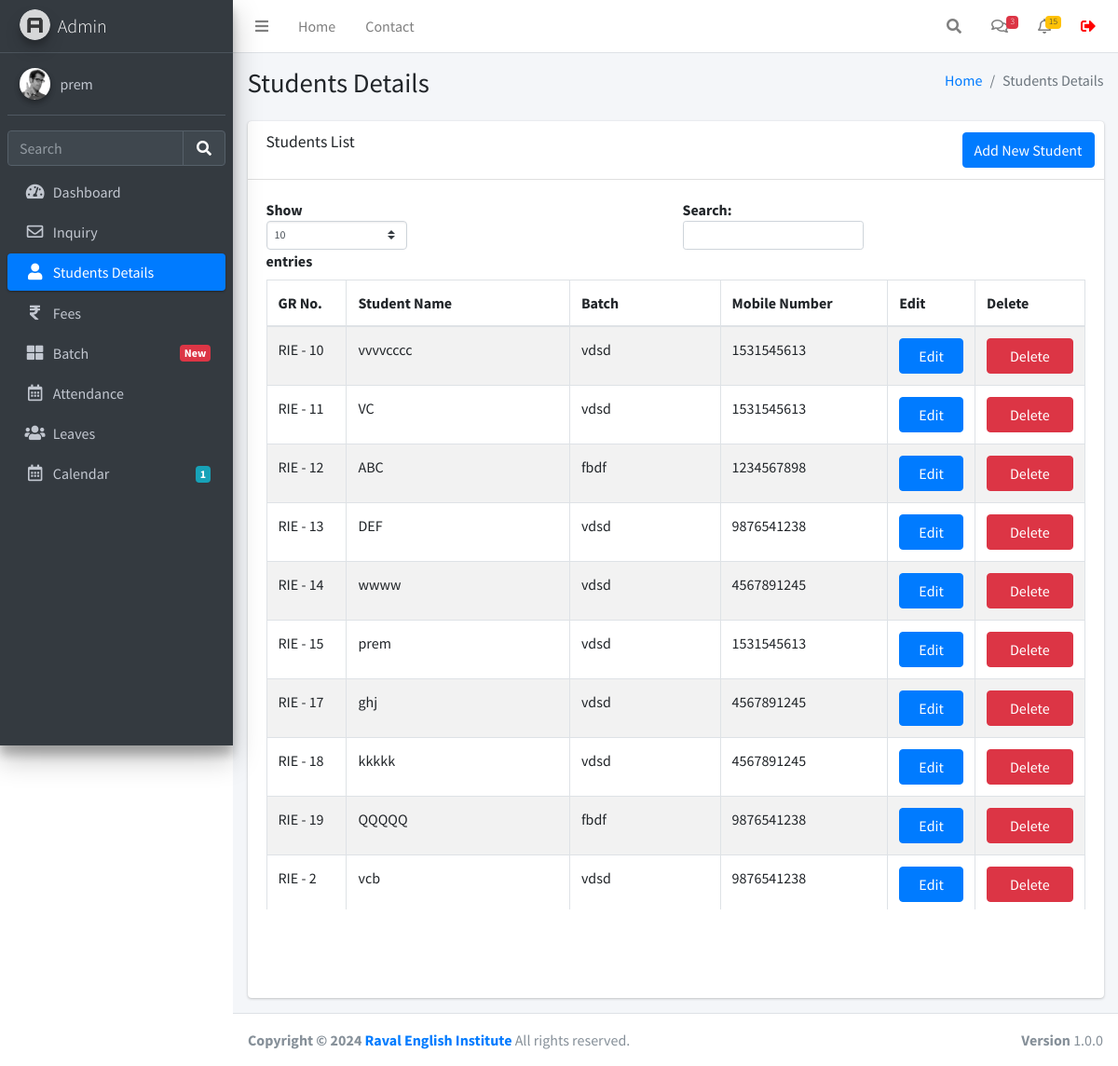
/studentsdetails.php (signed in), run on the app's committed database.
### tables this page shows
CREATE TABLE `users` (
  `id` int(11) NOT NULL,
  `username` varchar(255) NOT NULL,
  `fullname` varchar(255) NOT NULL,
  `email` varchar(255) NOT NULL,
  `mobile` varchar(255) NOT NULL,
  `password` varchar(255) NOT NULL,
  `created_at` datetime NOT NULL DEFAULT current_timestamp()
);

CREATE TABLE `studentinfo` (
  `id` int(11) NOT NULL,
  `name` varchar(255) DEFAULT NULL,
  `batch` varchar(100) DEFAULT NULL,
  `father_name` varchar(255) DEFAULT NULL,
  `mother_name` varchar(255) DEFAULT NULL,
  `dob` date DEFAULT NULL,
  `gender` varchar(50) DEFAULT NULL,
  `mobile_number` varchar(15) DEFAULT NULL,
  `fee_status` varchar(50) DEFAULT NULL,
  `profession` varchar(100) DEFAULT NULL,
  `address` varchar(255) DEFAULT NULL,
  `admission_time` date DEFAULT NULL,
  `created_at` datetime NOT NULL DEFAULT current_timestamp()
);

### function.php (called while the page is built, shortened)
<?php
require_once('db.php');
function selectFromTable($tableName, $columns, $whereConditions) {
    global $db;
    try {
        $sql = "SELECT " . implode(', ', $columns) . " FROM $tableName";
        $stmt = $db->prepare($sql);
        $stmt->execute();
        return $stmt->fetchAll(PDO::FETCH_ASSOC);
    } catch (PDOException $e) {
        return false;
    }
}
?>

### studentsdetails.php (the view, shortened to what this page needs)
<!DOCTYPE html>
<html lang="en">
<head>
</head>
<?php include ('./header.php'); ?>
<div class="content-wrapper">
  <div class="content-header">
    <div class="container-fluid">
      <div class="row mb-2">
        <div class="col-sm-6">
          <h1 class="m-0">Students Details</h1>
        </div>
        <div class="col-sm-6">
          <ol class="breadcrumb float-sm-right">
            <li class="breadcrumb-item"><a href="./dashboard.php">Home</a></li>
            <li class="breadcrumb-item active">Students Details</li>
          </ol>
        </div>
      </div>
    </div>
  </div>
  <section class="content">
    <div class="container-fluid">
      <div class="row">
        <div class="col-12">
          <div class="card">
            <div class="card-header">
              <h3 class="card-title">Students List</h3>
              <div class="card-tools">
                <a href="./studentform.php" class="btn btn-primary">Add New Student</a>
              </div>
            </div>
            <div class="card-body">
              <div class="table-responsive">
                <table id="example1" class="table table-bordered table-striped">
                  <thead>
                    <tr>
                      <th>GR No.</th>
                      <th>Student Name</th>
                      <th>Batch</th>
                      <th>Mobile Number</th>
                      <th>Edit</th>
                      <th>Delete</th>
                    </tr>
                  </thead>
                  <tbody>
                    <?php
                    require_once 'function.php';
                    $rows = selectFromTable('studentinfo', ['id', 'name', 'batch', 'mobile_number'], []);
                    foreach ($rows as $row) {
                      echo "<tr>";
                      echo "<td> RIE - " . $row['id'] . "</td>";
                      echo "<td>" . $row['name'] . "</td>";
                      echo "<td>" . $row['batch'] . "</td>";
                      echo "<td>" . $row['mobile_number'] . "</td>";
                      echo "<td><a href='studentform.php?id=" . $row['id'] . "' class='btn btn-primary col-md-12'>Edit</a></td>";
                      echo "<td><a href='#" . $row['id'] . "' class='btn btn-danger col-md-12'>Delete</a></td>";
                      echo "</tr>";
                    }
                    ?>
                  </tbody>
                </table>
              </div>
            </div>
          </div>
        </div>
      </div>
    </div>
  </section>
</div>
<?php include ('./footer.php'); ?>

### header.php (shortened to what this page needs)
<?php
require_once 'db.php';
$query = $db->prepare("SELECT * FROM users WHERE id = :id");
$query->execute(['id' => $_SESSION['user_id']]);
$user = $query->fetch(PDO::FETCH_ASSOC);
?>
<!DOCTYPE html>
<html lang="en">
<head>
  <link rel="stylesheet" href="./plugins/fontawesome-free/css/all.min.css">
  <link rel="stylesheet" href="https://code.ionicframework.com/ionicons/2.0.1/css/ionicons.min.css">
  <link rel="stylesheet" href="./plugins/icheck-bootstrap/icheck-bootstrap.min.css">
  <link rel="stylesheet" href="./asset/css/adminlte.min.css">
</head>
<body class="hold-transition sidebar-mini layout-fixed">
<div class="wrapper">
  <nav class="main-header navbar navbar-expand navbar-white navbar-light sticky-top">
    <ul class="navbar-nav">
      <li class="nav-item">
        <a class="nav-link" data-widget="pushmenu" href="#" role="button"><i class="fas fa-bars"></i></a>
      </li>
      <li class="nav-item d-none d-sm-inline-block">
        <a href="./dashboard.php" class="nav-link">Home</a>
      </li>
      <li class="nav-item d-none d-sm-inline-block">
        <a href="#" class="nav-link">Contact</a>
      </li>
    </ul>
    <ul class="navbar-nav ml-auto">
      <li class="nav-item">
        <a class="nav-link" data-widget="navbar-search" href="#" role="button">
          <i class="fas fa-search"></i>
        </a>
      </li>
      <li class="nav-item dropdown">
        <a class="nav-link" data-toggle="dropdown" href="#">
          <i class="far fa-comments"></i>
          <span class="badge badge-danger navbar-badge">3</span>
        </a>
      </li>
      <li class="nav-item dropdown">
        <a class="nav-link" data-toggle="dropdown" href="#">
          <i class="far fa-bell"></i>
          <span class="badge badge-warning navbar-badge">15</span>
        </a>
      </li>
      <li class="nav-item">
        <form method="POST">
        <button class="nav-link" type="submit" name="logout" style="
        text-decoration: none;
        border: none;
        background-color: transparent;">
        <i class="fas fa-sign-out-alt" style="color: red;"></i>
        </button>
      </li>
    </ul>
  </nav>
  <aside class="main-sidebar sidebar-dark-primary elevation-4">
    <a href="./dashboard.php" class="brand-link">
      <img src="./asset/img/AdminLTELogo.png" alt="AdminLTE Logo" class="brand-image img-circle elevation-3" style="opacity: .8">
      <span class="brand-text font-weight-light">Admin</span>
    </a>
    <div class="sidebar">
      <div class="user-panel mt-3 pb-3 mb-3 d-flex">
        <div class="image">
          <img src="./asset/img/user2-160x160.jpg" class="img-circle elevation-2" alt="User Image">
        </div>
        <div class="info">
          <a href="./profile.php" class="d-block"><?php echo $user['username']; ?></a>
        </div>
      </div>
      <div class="form-inline">
        <div class="input-group" data-widget="sidebar-search">
          <input class="form-control form-control-sidebar" type="search" placeholder="Search" aria-label="Search">
          <div class="input-group-append">
            <button class="btn btn-sidebar">
              <i class="fas fa-search fa-fw"></i>
            </button>
          </div>
        </div>
      </div>
      <nav class="mt-2">
        <ul class="nav nav-pills nav-sidebar flex-column" data-widget="treeview" role="menu" data-accordion="false">
          <li class="nav-item">
            <a href="./dashboard.php" class="nav-link
            <?php if (strpos($_SERVER['REQUEST_URI'], 'dashboard.php') !== false) {echo "active";}?>">
              <i class="nav-icon fas fa-tachometer-alt"></i>
              <p>
                Dashboard
              </p>
            </a>
          </li>
          <li class="nav-item">
            <a href="./inquiry.php" class="nav-link
            <?php if (strpos($_SERVER['REQUEST_URI'], 'inquiry.php') !== false) {echo "active";}?>">
              <i class="nav-icon far fa-envelope"></i>
              <p>
              Inquiry
              </p>
            </a>
          <li class="nav-item">
            <a href="./studentsdetails.php" class="nav-link
            <?php if (strpos($_SERVER['REQUEST_URI'], 'studentsdetails.php') !== false) {echo "active";}?>">
              <i class="nav-icon fas fa-user"></i>
              <p>
                Students Details
              </p>
            </a>
          </li>
          <li class="nav-item">
            <a href="./fees.php" class="nav-link
            <?php if (strpos($_SERVER['REQUEST_URI'], 'fees.php') !== false) {echo "active";}?>">
            <i class="nav-icon fas fa-rupee-sign"></i>
              <p>
                Fees
              </p>
            </a>
          </li>
          <li class="nav-item">
            <a href="./batch.php" class="nav-link
            <?php if (strpos($_SERVER['REQUEST_URI'], 'batch.php') !== false) {echo "active";}?>">
            <i class="nav-icon fas fa-th-large"></i>
              <p>
                Batch
                <span class="badge badge-danger right">New</span>
              </p>
            </a>
          </li>
          <li class="nav-item">
            <a href="./attendance.php" class="nav-link
            <?php if (strpos($_SERVER['REQUEST_URI'], 'attendance.php') !== false) {echo "active";}?>">
              <i class="nav-icon far fa-calendar-alt"></i>
              <p>
                Attendance
              </p>
            </a>
          </li>
          <li class="nav-item">
            <a href="./leaves.php" class="nav-link
            <?php if (strpos($_SERVER['REQUEST_URI'], 'leaves.php') !== false) {echo "active";}?>">
              <i class="nav-icon fas fa-users"></i>
              <p>
                Leaves
              </p>
            </a>
          </li>
          <li class="nav-item">
            <a href="./calendar.php" class="nav-link
            <?php if (strpos($_SERVER['REQUEST_URI'], 'calendar.php') !== false) {echo "active";}?>">
              <i class="nav-icon far fa-calendar-alt"></i>
              <p>
                Calendar
                <span class="badge badge-info right">1</span>
              </p>
            </a>
          </li>
        </ul>
      </nav>
    </div>
  </aside>

### data on the page
users: username "prem"
studentinfo: id "2", name "vcb", batch "vdsd", mobile_number "9876541238"
studentinfo: id "10", name "vvvvcccc", batch "vdsd", mobile_number "1531545613"
studentinfo: id "11", name "VC", batch "vdsd", mobile_number "1531545613"
studentinfo: id "12", name "ABC", batch "fbdf", mobile_number "1234567898"
studentinfo: id "13", name "DEF", batch "vdsd", mobile_number "9876541238"
studentinfo: id "14", name "wwww", batch "vdsd", mobile_number "4567891245"
studentinfo: id "15", name "prem", batch "vdsd", mobile_number "1531545613"
studentinfo: id "17", name "ghj", batch "vdsd", mobile_number "4567891245"
studentinfo: id "18", name "kkkkk", batch "vdsd", mobile_number "4567891245"
studentinfo: id "19", name "QQQQQ", batch "fbdf", mobile_number "9876541238"
